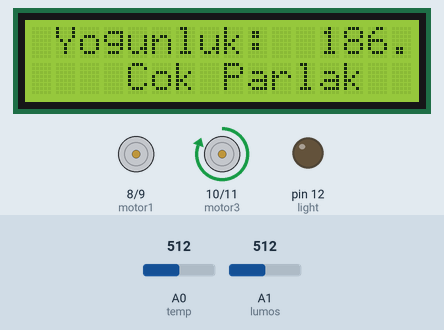
Bench run of a sketch on a simulated Arduino Uno, built with avr-gcc and run on an emulated ATmega328P. Parts: 16×2 character LCD, motor-driver pin pairs drawn as motors (green arrow = first pin HIGH = forward, orange = second pin HIGH = backward, longer = more drive), output pins drawn as LEDs (lit = HIGH). Dashed ring = blinking. The inputs (shaded band) are chosen by the test bench; at power-on: A1 (lumos) = 512, A0 (temp) = 512.

Above: at 1.2 s.
1.3 s: A1 (lumos) set to 290
At 1.55 s:
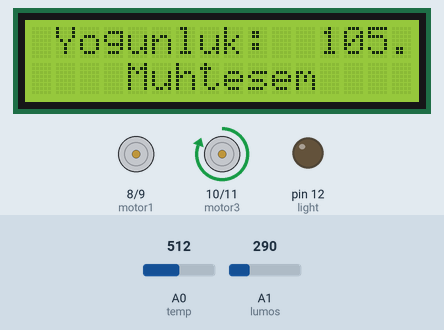
3.9 s: A1 (lumos) set to 260
At 4.05 s:
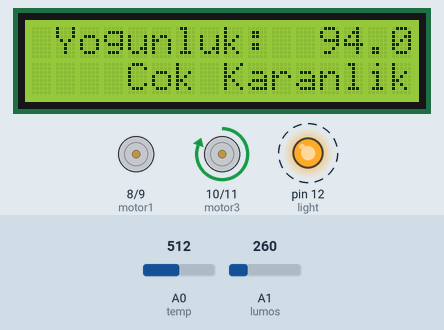
6.4 s: A0 (temp) set to 165
At 6.7 s:
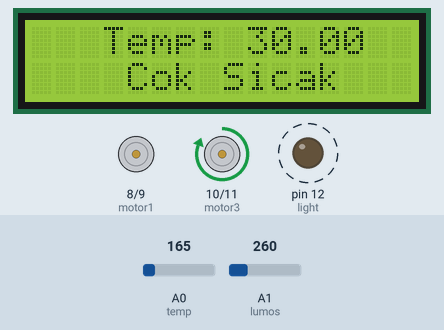
8.1 s: A0 (temp) set to 158
At 8.27 s:
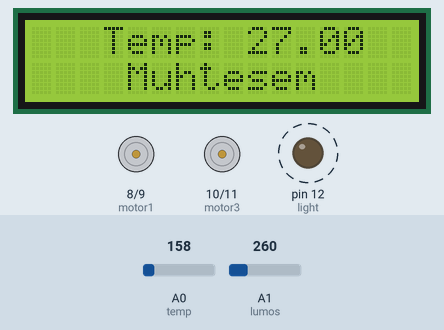
10.1 s: A0 (temp) set to 122
At 10.45 s:
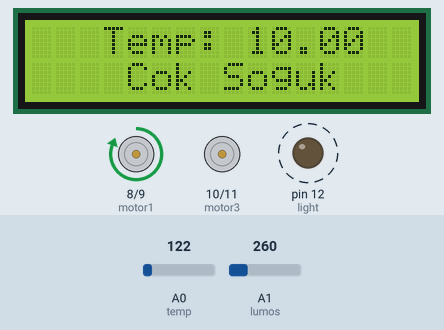
12.3 s: A1 (lumos) set to 306
At 12.48 s:
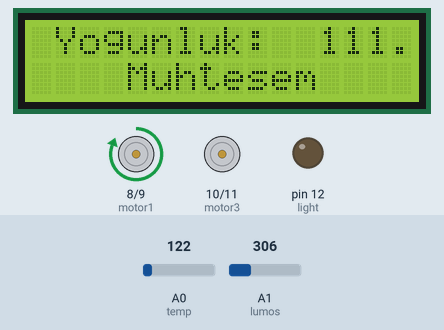
Timing chart, 0 to 15.3 s (numbered marks = the images above; inputs shaded):
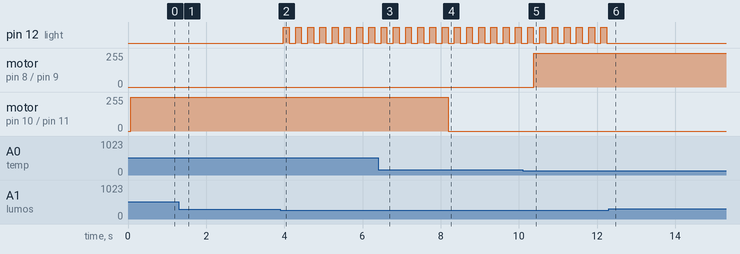

Measured:
- the behaviour switches between 275 and 274 on A1 (lumos) (found by bisection; images 1 and 2)
- the behaviour switches between 159 and 158 on A0 (temp) (found by bisection; images 3 and 4)
- after the input at 1.3 s, the display: first differs from a run without the input after 0.18 s (image 1)
- after the input at 3.9 s, pin 12 (light): alternates HIGH for 0.15 s and LOW for 0.16 s, starting after 0.07 s; the display: changes after 0.07 s (image 2)
- after the input at 6.4 s, the display: first differs from a run without the input after 0.23 s (image 3)
- after the input at 8.1 s, motor on pin 10 (motor3) / pin 11 (motor4): forward 255/255 → stopped after 0.09 s; the display: changes after 0.09 s (image 4)
- after the input at 10.1 s, motor on pin 8 (motor1) / pin 9 (motor2): stopped → forward 255/255 after 0.28 s; the display: first differs from a run without the input after 0.28 s (image 5)
- after the input at 12.3 s, pin 12 (light): stops changing and stays LOW; the display: changes after 0.11 s (image 6)

The sketch:

arduino_le_sera_projesi_tasar_m_1.ino
```cpp
// Bu arduino genel olarak SERA İZLEMEDE hava kalitesi değerlendirmesinden sorumludur.
#include <LiquidCrystal.h>  // Bu, LCD Ekranı doğru şekilde kullanmak içindir

//Bunlar LCD ekrana bağlanmak için kullanılır
int regSel = 7; // Bu, LCD sinyali görüntülemesi
int enable = 6; //Bu, genel olarak LCD'yi etkinleştirecektir.
int sig1 = 5; // Sinyal 1
int sig2 = 4; // Sinyal 2
int sig3 = 3; // Sinyal 3
int sig4 = 2; // Sinyal 4

// Bunlar ısıtma ve soğutma elemanlarımızın çalıştırılması için kullanılır
int motor1 = 8; // Isıtıcıyı saat yönünde kontrol eder
int motor2 = 9; //Isıtıcıyı saat yönünün tersine kontrol eder
int motor3 = 10; // Saat yönünde soğutucuyu kontrol eder
int motor4 = 11; // Saat yönünün tersine soğutucuyu kontrol eder

// Bu yapay ışığı kontrol edecek
int light = 12; // led pin

// Bunlar algılamak için kullanılan gerçek sensörlerdir
char temp = A0; // Sıcaklık Sensörü
char lumos = A1; // Foto Direnç

//Kendi kullanımımız için statik beyanlar
float temperature; //Sıcaklık Degerinin tutulduğu yer
float intensity; //ışık yoğunluğunun tutuldugu yer
int flag = 0; //karşılama mesajını belirleyecek

// LCD Nesnesının tanımlandıgı yer
LiquidCrystal lcd(regSel, enable, sig1, sig2, sig3, sig4);

// Fonksiyon bildirimleri
float readTemperature(char); // sıcaklığı belirler
float readLuminousity(char); //ışığı belirler
void authenticate(); // fonksiyonlara izin verilip verilmeyeceğine burada karar verilecek

void setup() {
    // Veri yazacağımız pinler
    pinMode(motor1, OUTPUT);
    pinMode(motor2, OUTPUT);
    pinMode(motor3, OUTPUT);
    pinMode(motor4, OUTPUT);
    pinMode(light, OUTPUT);

    // sıcaklığın ve ışığın okuyacağı pinler
    pinMode(temp, INPUT);
    pinMode(lumos, INPUT);

    //Hata ayıklamak için seri monitör
    Serial.begin(1156200); //iletişim için 1156200 baud hızı
    //Tüm verileri çalıştırmak için LCD;
  	Serial.flush();
    lcd.begin(16, 2); // 16*2 lcd ızgarası
}

void loop() {
  	lcd.clear();
	temperature = readTemperature(temp); // temp okur
    lcd.setCursor(3, 0); // lcd konumuna karar verir
    lcd.print("Temp: "); //sağlanan dizeyi yazdırır
    lcd.setCursor(9, 0);
    lcd.print(temperature);
    if (temperature < 20) { // 20  altındaki tropikal bir sera için soğuk
    	lcd.setCursor(4, 1);
    	lcd.print("Cok Soguk");
        digitalWrite(8, HIGH); //ısıtıcıyı etkinleştirir
        digitalWrite(10, LOW); // soğutucuyu devre dışı bırakır
    } else if (temperature > 27) { // 27'nin yukarısı tropikal bir sera için sıcaktır
        lcd.setCursor(4, 1);
    	lcd.print("Cok Sicak");
        digitalWrite(8, LOW); // ısıtıcıyı devre dışı bırakır
        digitalWrite(10, HIGH); //soğutucuyu etkinleştirir
    } else {
      	lcd.setCursor(4, 1);
    	lcd.print("Muhtesem");
        digitalWrite(8, LOW); //ısıtıcı ve soğutucuyu devre dışı bırakır
        digitalWrite(10, LOW);
    }
    digitalWrite(9, LOW); // saat yönünün tersine hareketi engeller
    digitalWrite(11, LOW);
    delay(150);
    lcd.clear();
    intensity = readLuminousity(lumos); // ışık okunur
    lcd.setCursor(1, 0);
   	lcd.print("Yogunluk: ");
    lcd.setCursor(12, 0);
   	lcd.print(intensity);
    if (intensity < 100) { // Dışarısı çok karanlıksa
    	lcd.setCursor(4, 1);
    	lcd.print("Cok Karanlik");
        digitalWrite(light, HIGH); // aydınlatmayı etkinleştir
    } else  if (intensity > 180) { // dışarısı çok aydınlık
        lcd.setCursor(4, 1);
    	lcd.print("Cok Parlak");
    } else {
      	lcd.setCursor(4, 1);
    	lcd.print("Muhtesem");
    }
    delay(150);
    digitalWrite(light, LOW); //aydınlatmayı kapatıyoruz
}

// Bu işlev sıcaklığı okur ve santigrat dereceye dönüştürür.
float readTemperature(char pin) {
    float volts = analogRead(pin);
    float value = map(((volts - 20) * 3.04), 0, 1023, -40, 125); // bu -40C ila 125C arasında uygun bir aralık elde ederiz
    return value;
}

// Bu işlev ışığı okur ve parlaklığa dönüştürür
float readLuminousity(char pin) {
    float lum = analogRead(pin);
    float value = map(lum, 0, 700, 0, 255);
    return value;
}

/**************
* Bu işlev, cihaz kimlik doğrulamasının kilidini açmak için kullanılabilir
* ancak seri iletişim devre dışıdır
***************/
// Bu işlev, karşılama mesajını değiştirecek
void authenticate() {
  lcd.setCursor(1,0);
  if (char(Serial.read()) == 'w')
  lcd.print('y');
  else
  lcd.print('n');

}
```
